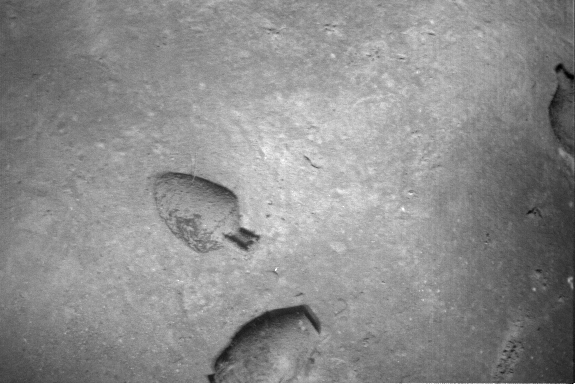
#> input picture HW3/Part1_6Images/1.tif, 576 x 384 px; its folder holds only this picture in this run
$ jupyter execute --allow-errors hw3_part1_euliano.ipynb   (shell and % lines are left out)
#> lines starting #> are read from the running program, lines starting #| are printed output that depends on the picture
# Homework 3

Expand upon our understanding of image registration by following the photomosaicking work in the Pizarro2003joe paper

## Part 1

Modify the registration module from the previous homework to allow for a robust feature matching across two images. <br>
Normalize the images before matching them <br>
Use the Levenberg Marquadt algorithm for computing the homography on the inlier set that we obtain after feature matching with any feature/descriptor in combination with outlier rejection via RANSAC<br><br>
Run the registration code to match the 6 images in a loop and the images that are non sequential and might have smaller overlap

[cell 1]
import matplotlib
import matplotlib.pyplot as plt
import cv2
import numpy as np
import math
import glob
import os

[cell 2]
# Save images in a list
imgs = []
dir_name = 'Part1_6Images/'
list_of_files = sorted( filter( os.path.isfile,
                        glob.glob(dir_name + '*') ) )

for file_path in list_of_files:
    imgs.append(cv2.imread(file_path))

[cell 3]
def show_images(num_rows, num_columns, imgs, title=" ", isGrayscale=False):
#> called with num_rows = 2, num_columns = 3, title = 'Original Images', isGrayscale = False
    f, axs = plt.subplots(num_rows, num_columns,figsize=(14,6))
    for i in range(num_rows):
        for j in range(num_columns):
            img_num = i*num_columns + j
            axs[i,j].imshow(imgs[img_num], cmap='gray' if isGrayscale else 'viridis')
            axs[i,j].axis('off')

    f.suptitle(title, fontsize=20)


#> (the rest of this cell did not finish here and is left out)

### Image Preprocessing: Normalization and Grayscale + Contrast Limiting Adaptive Histogram Equalization (CLAHE)

[cell 4]
# Normalize Grayscaled Images for better contrast:
def normalize_images(imgs):
    imgs_norm = []
    for img in imgs:
        img_norm = cv2.normalize(img, None, 0, 255, cv2.NORM_MINMAX)
        imgs_norm.append(img_norm)
#> this loop made 1 pass
#> after the loop, imgs_norm = 1 item
    return imgs_norm

def grayscale_images(imgs):
    imgs_gray = []
    for img in imgs:
        gr = cv2.cvtColor(img, cv2.COLOR_BGR2GRAY)
        # Apply CLAHE to grayscale images
        clahe = cv2.createCLAHE(clipLimit=2.0, tileGridSize=(8,8))
        imgs_gray.append(clahe.apply(gr))
#> after the loop, imgs_gray = 1 item
    return imgs_gray

[cell 5]
imgs_norm = normalize_images(imgs)
imgs_gray = grayscale_images(imgs_norm)
#> imgs_gray = 1 item
#> (the rest of this cell did not finish here and is left out)


### Find SIFT Features

https://docs.opencv.org/4.x/da/df5/tutorial_py_sift_intro.html

SIFT Hyperparameter Tuning: https://docs.opencv.org/3.4/d7/d60/classcv_1_1SIFT.html

[cell 6]
def find_features(sift_object, imgs_gray):
    kp = []
    des = []
    imgs_sift = []
    for img in imgs_gray:
        k, d = sift_object.detectAndCompute(img,None)
        img_sift = cv2.drawKeypoints(img, k, img, color=[255,255,0], flags=cv2.DRAW_MATCHES_FLAGS_DRAW_RICH_KEYPOINTS)
        imgs_sift.append(img_sift)
        kp.append(np.array(k))
        des.append(np.array(d))
#> this loop made 1 pass
#> pass 1, in find_features, `img_sift = cv2.drawKeypoints(img, k, img, color=[255,255,0], flags=cv2..`:
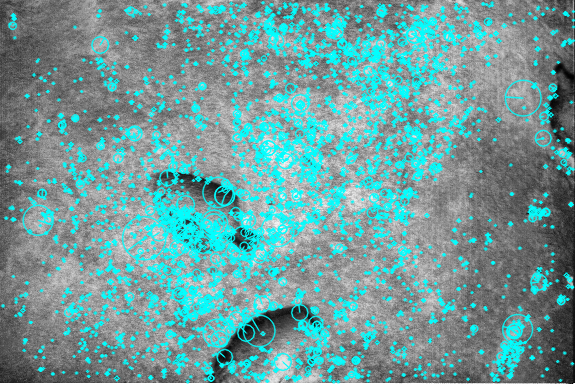
#> img_sift: shape (384, 576, 3); mean of channels 0, 1, 2 156, 156, 111.1; drawn as B, G, R
#> after the loop, des = 1 item; imgs_sift = 1 item; kp = 1 item
    return kp, des, imgs_sift

[cell 7]
# Create SIFT Object and save keypoints, descriptors, and sift-labeled images
sift = cv2.SIFT_create(nfeatures=5000, nOctaveLayers=16, contrastThreshold=0.025, edgeThreshold=10, sigma=1.4)
kp, des, imgs_sift = find_features(sift, imgs_gray)
#> kp = 1 item; des = 1 item; imgs_sift = 1 item
#> (the rest of this cell did not finish here and is left out)


### Find Feature Matches between Images

[cell 8]
# [21 lines left out: function get_matches, not called in this run]

def get_all_matches(kp, des):
    matches = []
    if len(kp) == 6:
        last_img_match = 0
    elif len(kp) == 28:
        last_img_match = 13
    else:
        print("Length of keypoints not expected")

    for i in range(len(kp)):
        ii = i+1 if i < len(kp)-1 else last_img_match
        matches.append(get_matches(kp[i], des[i], kp[ii], des[ii]))
        print("Image: ", i, ", ", ii, " Matches: ", len(matches[i][0]))
#> after the loop, matches = []

    return matches

Get Matches. If I run this multiple times, I get different matches and results that drastically degrade the final stitch

#> (a cell that did not finish here is left out)

### Compute Homography using Levenberg Marquadt and RANSAC Outlier Rejection

[cell 10]
# [17 lines left out: function get_homography, not called in this run]

### Show Matches between images

[cell 11]
def show_img_matches(imgs, img1_index, img2_index, kp, des):

    FLANN_INDEX_KDTREE = 1
    index_params = dict(algorithm = FLANN_INDEX_KDTREE, trees = 5)
    search_params = dict(checks=50) # or pass empty dictionary

    flann = cv2.FlannBasedMatcher(index_params,search_params)

    flann_match = flann.knnMatch(des[img1_index],des[img2_index],k=2)
    # Need to draw only good matches, so create a mask
    good_matches = []

    # ratio test as per Lowe's paper
    for m,n in flann_match:
        if m.distance < 0.7*n.distance:
            good_matches.append(m)

    src_pts = np.array([kp[img1_index][m.queryIdx].pt for m in good_matches])
    dst_pts = np.array([kp[img2_index][m.trainIdx].pt for m in good_matches])

    h, mask, _ = get_homography([(src_pts, dst_pts)])

    draw_params = dict(
        matchColor = (0,255,0), # draw matches in green color
        singlePointColor = None,
        matchesMask = mask[0].ravel().tolist(), # draw only inliers
        flags = 2)
    img3 = cv2.drawMatches(imgs[img1_index],kp[img1_index],imgs[img2_index],kp[img2_index],good_matches,None,**draw_params)
    plt.axis('off')
    plt.imshow(img3, 'gray'),plt.show()

The image below shows the matches between image 3 and 4, which have the sparsest feature matches of adjacent images in this image set

#> (a cell that did not finish here is left out)

Code from previous homework to stitch two images

[cell 13]
# [83 lines left out: functions adjust_image_frame, alpha_blending, stitch_images, not called in this run]

### Find Homography between adjacent images using Feature Matches and Stitch Together

#> (a cell that did not finish here is left out)

### Matching Non-Sequential Images
Use the image pairs: 1-6, 2-5, 2-4, 3-5, 1-5, 2-6.

[cell 15]
imgs_to_match = [(0, 5), (1, 4), (1, 3), (2, 4), (0, 4), (1, 5)]

imgs_matched = []

#> (the rest of this cell did not finish here and is left out)

#> (a cell that did not finish here is left out)


$ run again, on HW3/Part1_6Images/5.tif
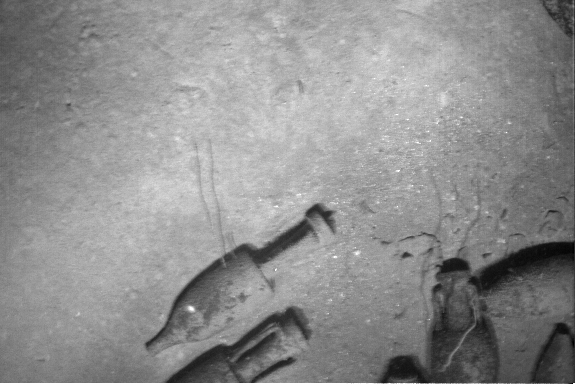
#> input picture HW3/Part1_6Images/5.tif, 576 x 384 px
#> the loop in normalize_images, `for img in imgs:` made 1 pass
#> after the loop in normalize_images, `for img in imgs:`: imgs_norm = 1 item
#> the loop in grayscale_images, `for img in imgs:` made 1 pass
#> the loop in find_features, `for img in imgs_gray:` made 1 pass
#> pass 1, in find_features, `img_sift = cv2.drawKeypoints(img, k, img, color=[255,255,0], flags=cv2..`:
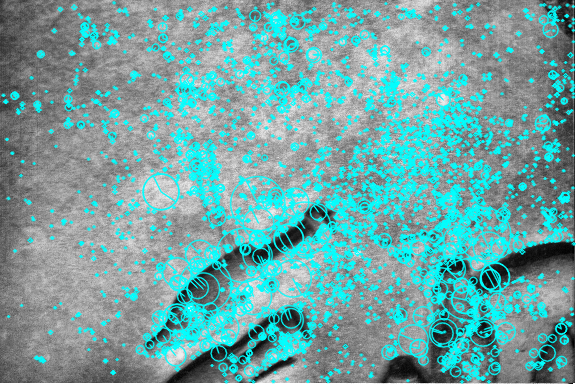
#> img_sift: shape (384, 576, 3); mean of channels 0, 1, 2 164.2, 164.2, 112.9; drawn as B, G, R
#> the loop in get_all_matches, `for i in range(len(kp)):` made 1 pass
#> after the loop in get_all_matches, `for i in range(len(kp)):`: matches = []

$ run again, on HW3/Part1_6Images/6.tif
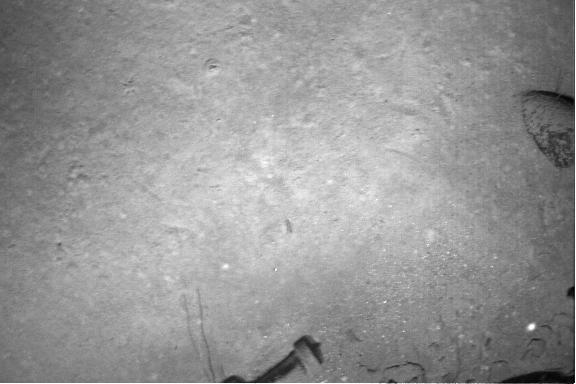
#> input picture HW3/Part1_6Images/6.tif, 576 x 384 px
#> the loop in normalize_images, `for img in imgs:` made 1 pass
#> after the loop in normalize_images, `for img in imgs:`: imgs_norm = 1 item
#> the loop in grayscale_images, `for img in imgs:` made 1 pass
#> the loop in find_features, `for img in imgs_gray:` made 1 pass
#> pass 1, in find_features, `img_sift = cv2.drawKeypoints(img, k, img, color=[255,255,0], flags=cv2..`:
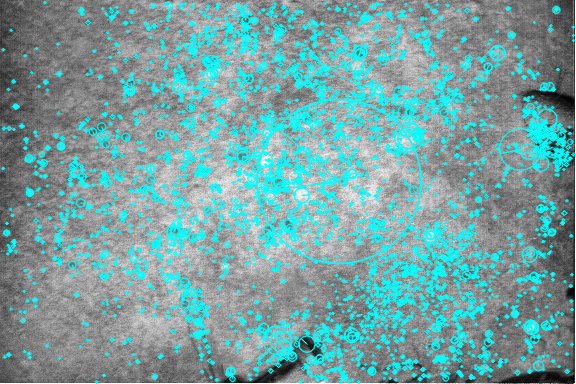
#> img_sift: shape (384, 576, 3); mean of channels 0, 1, 2 161.7, 161.7, 117.7; drawn as B, G, R
#> the loop in get_all_matches, `for i in range(len(kp)):` made 1 pass
#> after the loop in get_all_matches, `for i in range(len(kp)):`: matches = []

$ run again, on HW3/Part1_6Images/2.tif
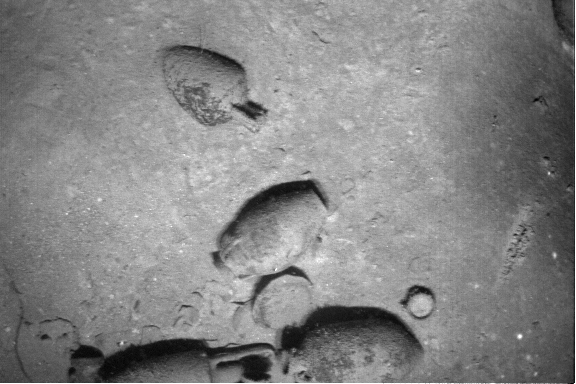
#> input picture HW3/Part1_6Images/2.tif, 576 x 384 px
#> the loop in normalize_images, `for img in imgs:` made 1 pass
#> after the loop in normalize_images, `for img in imgs:`: imgs_norm = 1 item
#> the loop in grayscale_images, `for img in imgs:` made 1 pass
#> the loop in find_features, `for img in imgs_gray:` made 1 pass
#> pass 1, in find_features, `img_sift = cv2.drawKeypoints(img, k, img, color=[255,255,0], flags=cv2..`:
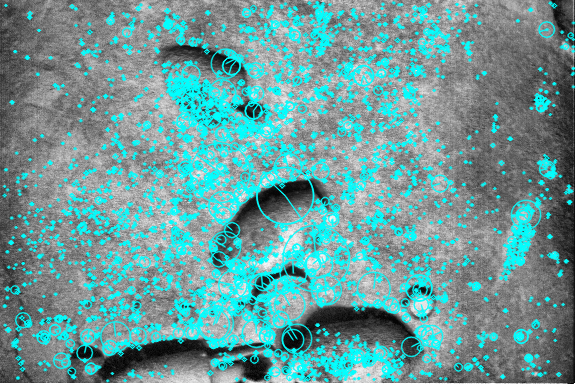
#> img_sift: shape (384, 576, 3); mean of channels 0, 1, 2 154.5, 154.5, 106.7; drawn as B, G, R
#> the loop in get_all_matches, `for i in range(len(kp)):` made 1 pass
#> after the loop in get_all_matches, `for i in range(len(kp)):`: matches = []

$ run again, on HW3/Part1_6Images/3.tif
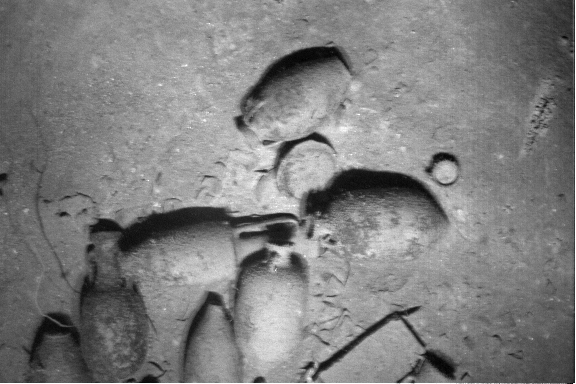
#> input picture HW3/Part1_6Images/3.tif, 576 x 384 px
#> the loop in normalize_images, `for img in imgs:` made 1 pass
#> after the loop in normalize_images, `for img in imgs:`: imgs_norm = 1 item
#> the loop in grayscale_images, `for img in imgs:` made 1 pass
#> the loop in find_features, `for img in imgs_gray:` made 1 pass
#> pass 1, in find_features, `img_sift = cv2.drawKeypoints(img, k, img, color=[255,255,0], flags=cv2..`:
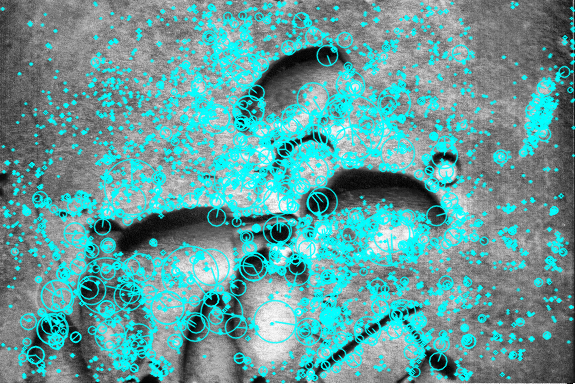
#> img_sift: shape (384, 576, 3); mean of channels 0, 1, 2 156.9, 156.9, 99; drawn as B, G, R
#> the loop in get_all_matches, `for i in range(len(kp)):` made 1 pass
#> after the loop in get_all_matches, `for i in range(len(kp)):`: matches = []
